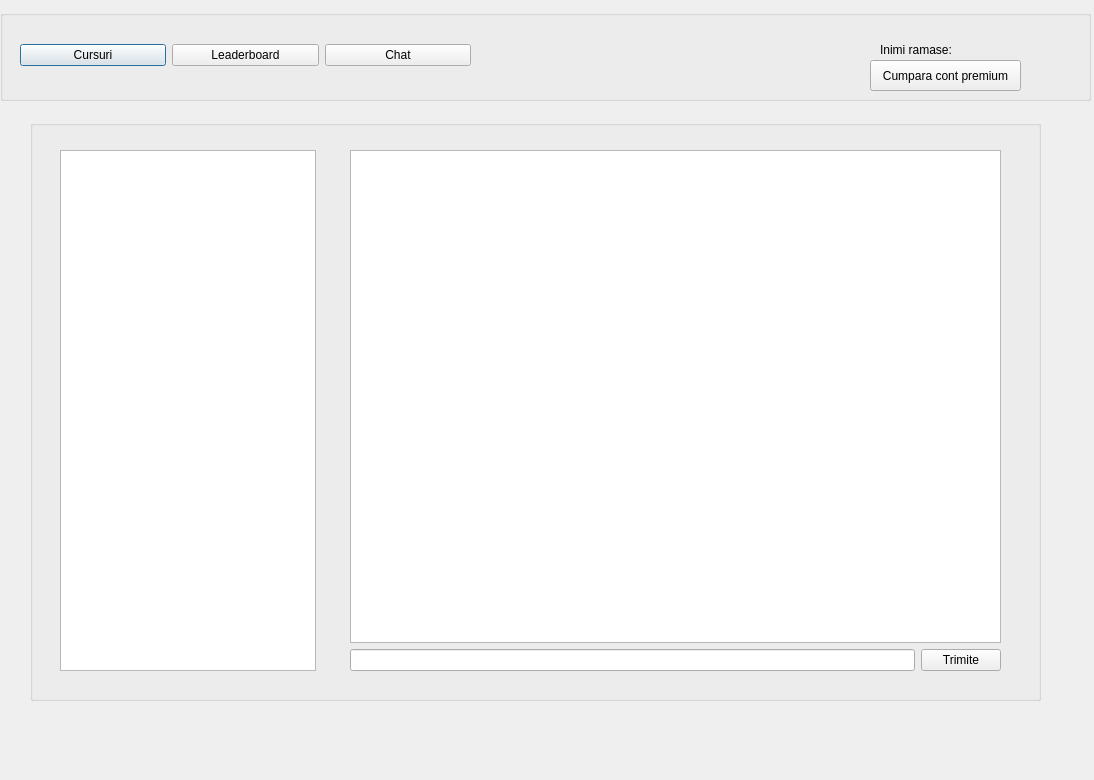
<?xml version="1.0" encoding="UTF-8"?>
<ui version="4.0">
 <class>StartMenuWindow</class>
 <widget class="QDialog" name="StartMenuWindow">
  <property name="geometry">
   <rect>
    <x>0</x>
    <y>0</y>
    <width>1094</width>
    <height>780</height>
   </rect>
  </property>
  <property name="windowTitle">
   <string>Dialog</string>
  </property>
  <widget class="QGroupBox" name="menuNavbar">
   <property name="geometry">
    <rect>
     <x>0</x>
     <y>10</y>
     <width>1091</width>
     <height>91</height>
    </rect>
   </property>
   <property name="title">
    <string/>
   </property>
   <widget class="QWidget" name="layoutWidget">
    <property name="geometry">
     <rect>
      <x>20</x>
      <y>30</y>
      <width>451</width>
      <height>31</height>
     </rect>
    </property>
    <layout class="QHBoxLayout" name="horizontalLayout_2">
     <item>
      <widget class="QPushButton" name="pushButton">
       <property name="text">
        <string>Cursuri</string>
       </property>
      </widget>
     </item>
     <item>
      <widget class="QPushButton" name="pushButton_2">
       <property name="text">
        <string>Leaderboard</string>
       </property>
      </widget>
     </item>
     <item>
      <widget class="QPushButton" name="pushButton_3">
       <property name="text">
        <string>Chat</string>
       </property>
      </widget>
     </item>
    </layout>
   </widget>
   <widget class="QLabel" name="nrInimi">
    <property name="geometry">
     <rect>
      <x>970</x>
      <y>30</y>
      <width>41</width>
      <height>20</height>
     </rect>
    </property>
    <property name="text">
     <string/>
    </property>
   </widget>
   <widget class="QLabel" name="label">
    <property name="geometry">
     <rect>
      <x>880</x>
      <y>30</y>
      <width>88</width>
      <height>20</height>
     </rect>
    </property>
    <property name="text">
     <string>Inimi ramase:</string>
    </property>
   </widget>
   <widget class="QLabel" name="imagine_inima">
    <property name="geometry">
     <rect>
      <x>990</x>
      <y>20</y>
      <width>51</width>
      <height>41</height>
     </rect>
    </property>
    <property name="text">
     <string/>
    </property>
   </widget>
   <widget class="QPushButton" name="pushButton_7">
    <property name="geometry">
     <rect>
      <x>870</x>
      <y>50</y>
      <width>151</width>
      <height>31</height>
     </rect>
    </property>
    <property name="styleSheet">
     <string notr="true"/>
    </property>
    <property name="text">
     <string>Cumpara cont premium</string>
    </property>
   </widget>
  </widget>
  <widget class="QGroupBox" name="LanguageSelectMenu">
   <property name="geometry">
    <rect>
     <x>30</x>
     <y>120</y>
     <width>1011</width>
     <height>581</height>
    </rect>
   </property>
   <property name="title">
    <string/>
   </property>
   <widget class="QStackedWidget" name="stackedWidget">
    <property name="geometry">
     <rect>
      <x>10</x>
      <y>10</y>
      <width>1031</width>
      <height>561</height>
     </rect>
    </property>
    <property name="currentIndex">
     <number>3</number>
    </property>
    <widget class="QWidget" name="ChoicePage">
     <widget class="QWidget" name="layoutWidget">
      <property name="geometry">
       <rect>
        <x>320</x>
        <y>210</y>
        <width>401</width>
        <height>121</height>
       </rect>
      </property>
      <layout class="QHBoxLayout" name="horizontalLayout">
       <item>
        <widget class="QPushButton" name="pushButton_4">
         <property name="text">
          <string>C++</string>
         </property>
        </widget>
       </item>
       <item>
        <widget class="QPushButton" name="pushButton_5">
         <property name="text">
          <string>C#</string>
         </property>
        </widget>
       </item>
       <item>
        <widget class="QPushButton" name="pushButton_6">
         <property name="text">
          <string>Java</string>
         </property>
        </widget>
       </item>
      </layout>
     </widget>
    </widget>
    <widget class="QWidget" name="Language1Page"/>
    <widget class="QWidget" name="LeaderBoard">
     <widget class="QLabel" name="Title">
      <property name="geometry">
       <rect>
        <x>80</x>
        <y>20</y>
        <width>141</width>
        <height>51</height>
       </rect>
      </property>
      <property name="text">
       <string>LeaderBoard:</string>
      </property>
     </widget>
    </widget>
    <widget class="QWidget" name="ChatPage">
     <widget class="QListWidget" name="listWidget">
      <property name="geometry">
       <rect>
        <x>20</x>
        <y>20</y>
        <width>256</width>
        <height>521</height>
       </rect>
      </property>
     </widget>
     <widget class="QWidget" name="">
      <property name="geometry">
       <rect>
        <x>310</x>
        <y>20</y>
        <width>651</width>
        <height>521</height>
       </rect>
      </property>
      <layout class="QVBoxLayout" name="verticalLayout">
       <item>
        <widget class="QTextEdit" name="textEdit"/>
       </item>
       <item>
        <layout class="QHBoxLayout" name="horizontalLayout_3">
         <item>
          <widget class="QLineEdit" name="lineEdit"/>
         </item>
         <item>
          <widget class="QPushButton" name="pushButton_8">
           <property name="text">
            <string>Trimite</string>
           </property>
          </widget>
         </item>
        </layout>
       </item>
      </layout>
     </widget>
    </widget>
   </widget>
  </widget>
  <widget class="QWidget" name="">
   <property name="geometry">
    <rect>
     <x>0</x>
     <y>0</y>
     <width>2</width>
     <height>2</height>
    </rect>
   </property>
   <layout class="QHBoxLayout" name="horizontalLayout_4"/>
  </widget>
 </widget>
 <resources/>
 <connections/>
</ui>
